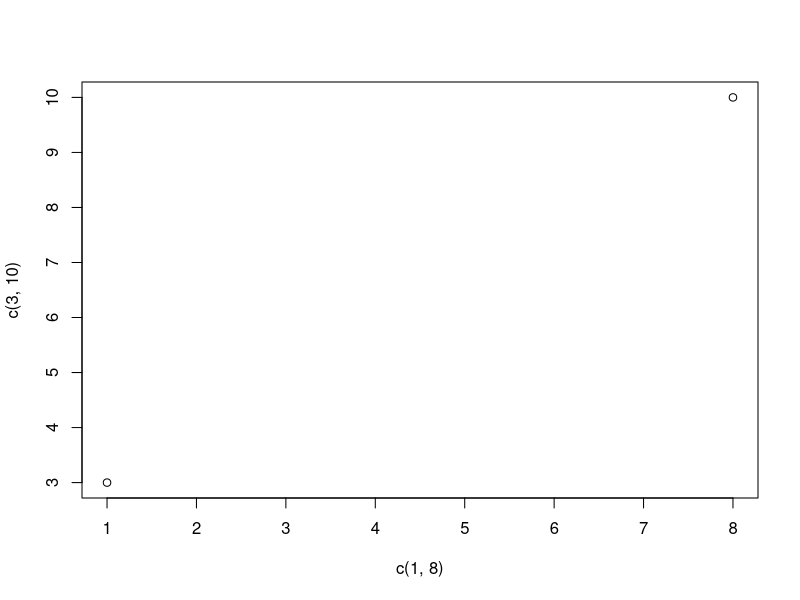
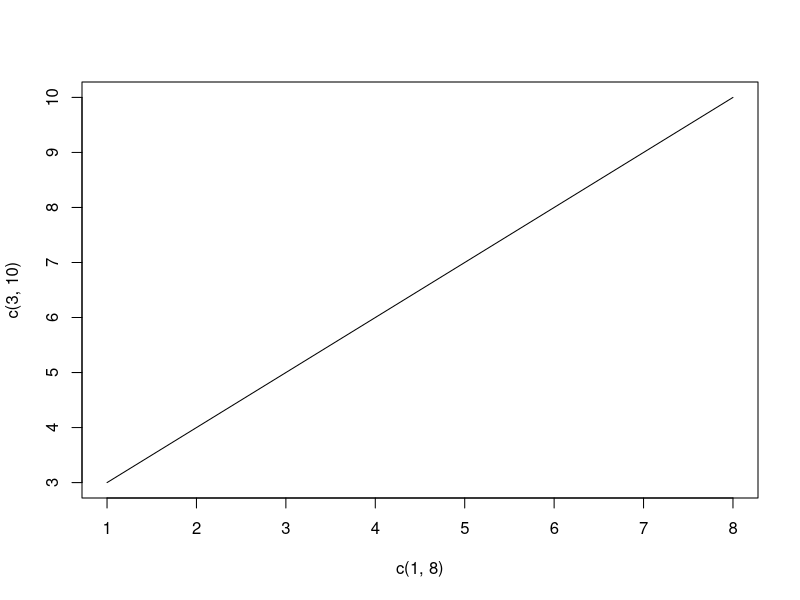
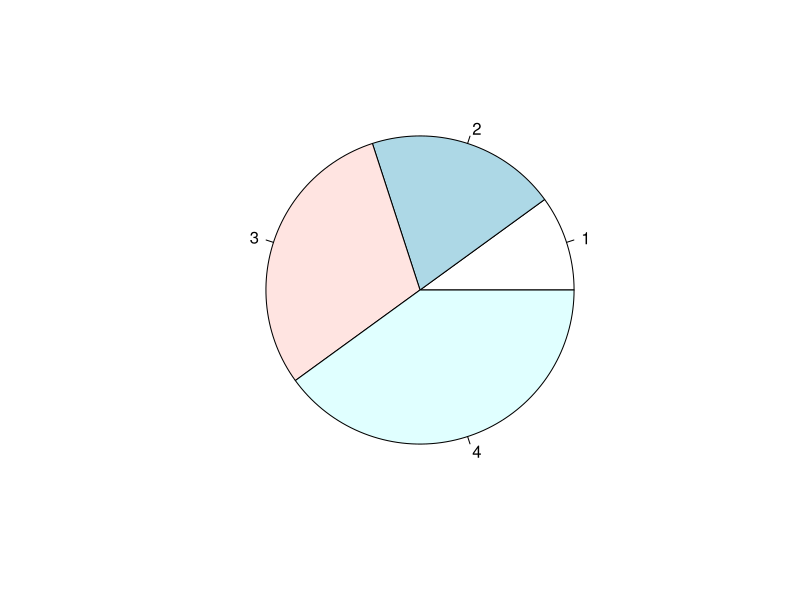
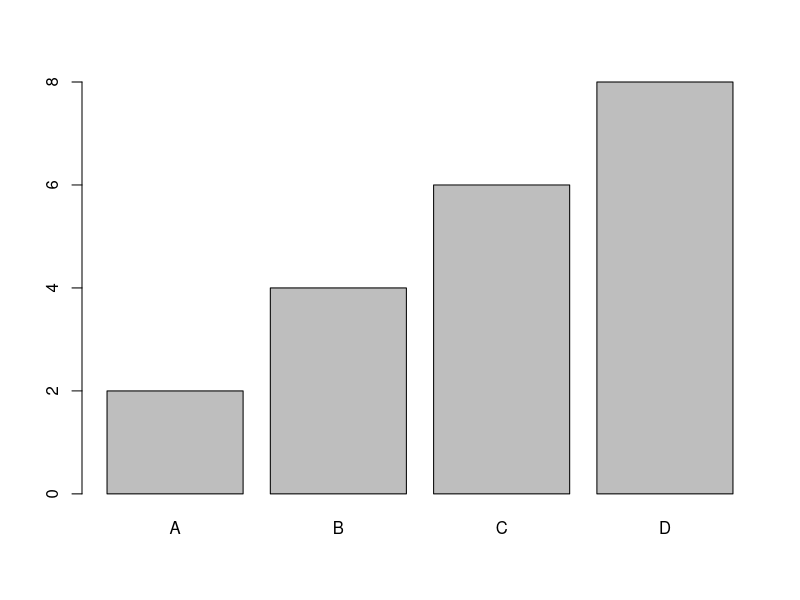
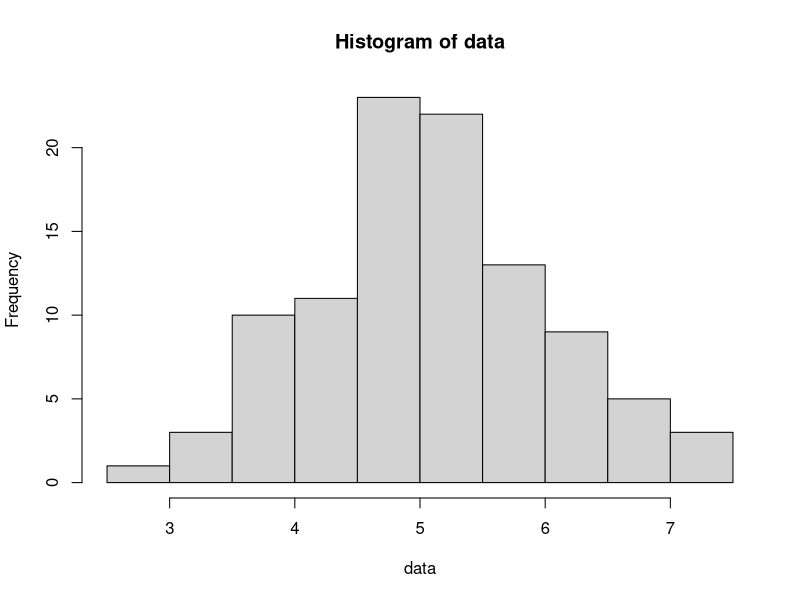
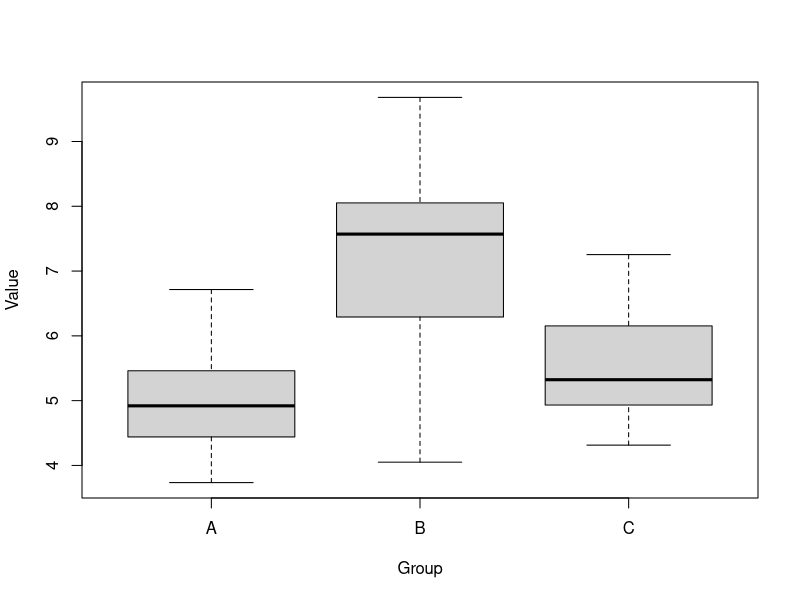

Source code (R) for these figures, in order:
############################################################
# BIO392: Introduction to R
# Example code
############################################################

############################
# R variables
############################

course <- "BIO392"

course  # auto-print the value of the course variable

print(course)  # print the value of the course variable


############################
# R data types
############################

# integer
x <- 1000L
class(x)


############################
# Conditional execution & loops
############################

# if
a <- 33
b <- 200
if (b > a) {
  print("b is greater than a")
}

# else if
a <- 33
b <- 33
if (b > a) {
  print("b is greater than a")
} else if (a == b) {
  print("a and b are equal")
}

# if else
a <- 200
b <- 33
if (b > a) {
  print("b is greater than a")
} else if (a == b) {
  print("a and b are equal")
} else {
  print("a is greater than b")
}

# AND OR condition
a <- 200
b <- 33
c <- 500
if (a > b & c > a) {
  print("Both conditions are true")
}


############################
# While / For loop
############################

# While loop
i <- 1
while (i < 6) {
  print(i)
  i <- i + 1
}

# break
i <- 1
while (i < 6) {
  print(i)
  i <- i + 1
  if (i == 4) {
    break
  }
}

# next
i <- 0
while (i < 6) {
  i <- i + 1
  if (i == 3) {
    next
  }
  print(i)
}

# For loop
for (x in 1:10) {
  print(x)
}


############################
# R functions
############################

my_function <- function(x) {  # create a function with the name my_function
  5 * x
}

my_function(3)  # call the function named my_function with x = 3

my_function <- function(x) {  # create a function with the name my_function
  return(5 * x)
}


############################
# R Data Structures - Vectors
############################

# Create a vector of strings
fruits <- c("banana", "apple", "orange")

# To find out how many items a vector has
length(fruits)

# To sort items in a vector alphabetically or numerically
numbers <- c(13, 3, 5, 7, 20, 2)
sort(numbers)  # 2 3 5 7 13 20

# Access vectors
# Access the first item (banana)
fruits[1]

# Access the first and third item (banana and orange)
fruits[c(1, 3)]

# Access the first two items (banana and apple)
fruits[1:2]

# Change an item
# Change "banana" to "pear"
fruits[1] <- "pear"

# Remove an item
# remove "orange"
newfruits <- fruits[-3]

# Add an item
append(fruits, "strawberry")

# Repeat vectors
repeat_each <- rep(c(1, 2, 3), each = 3)
repeat_times <- rep(c(1, 2, 3), times = 3)
repeat_indep <- rep(c(1, 2, 3), times = c(5, 2, 1))

# Check if item exists
"apple" %in% fruits

# Generating sequenced vectors
numbers <- c(10, 1, 3, 4, 5, 6, 7, 8, 9, 10)
numbers <- seq(from = 0, to = 100, by = 20)  # 0 20 40 60 80 100


############################
# R Data Structures - Lists
############################

# create a list
thislist <- list("apple", "banana", 2, TRUE)

# Access
# access a sublist
thislist[1]

# retrieve content in the sublist
thislist[[1]]


############################
# R Data Structures - Matrices
############################

# Create a matrix
thismatrix <- matrix(c(1, 2, 3, 4, 5, 6), nrow = 3, ncol = 2)

# Number of rows and columns
dim(thismatrix)      # 3 2
length(thismatrix)   # 6
nrow(thismatrix)     # 3
ncol(thismatrix)     # 2

# Access
# Access the element in the first row, the second column
thismatrix[1, 2]

# Access the second row
thismatrix[2, ]

# Access the second column
thismatrix[, 2]

# Access the first two rows
thismatrix[c(1, 2), ]

# Add rows and columns
# add column
newmatrix <- cbind(thismatrix, c(7, 8, 9))

# add row
newmatrix <- rbind(thismatrix, c(7, 8))

# Remove rows and columns
# Remove the first row and the first column
thismatrix <- thismatrix[-1, -c(1)]


############################
# R Data Structures - Arrays
############################

# create an array
multiarray <- array(1:24, dim = c(4, 3, 2))


############################
# R Data Structures - Data frames
############################

# create a data frame
Data_Frame <- data.frame(
  Training = c("Strength", "Stamina", "Other"),
  Pulse = c(100, 150, 120),
  Duration = c(60, 30, 45)
)

# Summarize values in each column of the data frame
summary(Data_Frame)

# Access the first column
Data_Frame[1]

Data_Frame[["Training"]]

Data_Frame$Training

# length()
length(Data_Frame)  # 3


############################
# R plotting
############################

# Points
# two points in the diagram, one at position (1, 3) and one in position (8, 10)
plot(c(1, 8), c(3, 10))

# Lines
# a line that connects the two points in a diagram
plot(c(1, 8), c(3, 10), type = "l")

# Pie charts
# Create a vector of pies
x <- c(10, 20, 30, 40)
pie(x)

# Bar charts
# x-axis values
x <- c("A", "B", "C", "D")

# y-axis values
y <- c(2, 4, 6, 8)

barplot(y, names.arg = x)

# Histograms
# For reproducibility
set.seed(123)

# 100 random values from a normal distribution
data <- rnorm(100, mean = 5, sd = 1)

hist(data)

# Box plots
set.seed(123)
data <- data.frame(
  Group = rep(c("A", "B", "C"), each = 10),
  Value = c(rnorm(10, mean = 5, sd = 1),
            rnorm(10, mean = 7, sd = 1.5),
            rnorm(10, mean = 6, sd = 1))
)

boxplot(Value ~ Group, data = data)
